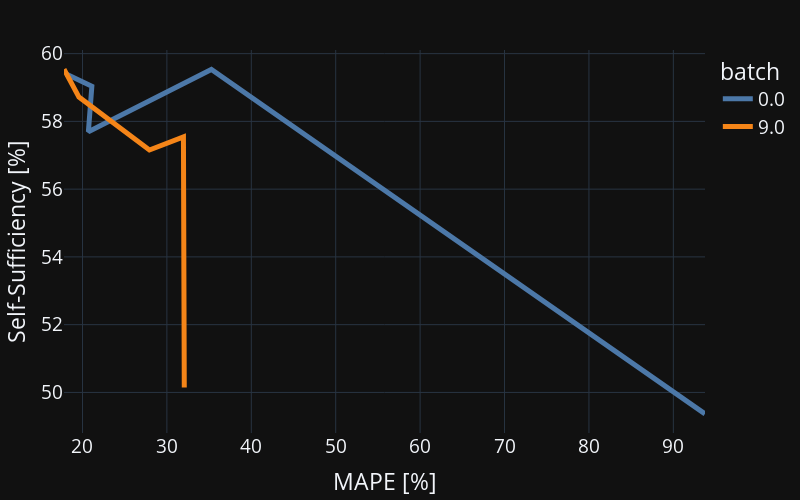

The notebook cell this image was saved under:
### Code cell
# Draw relation between value and quality
fig = px.line(metrics, x='MAPE_%', y='ssuff_%', line_group='batch', color='batch')
#fig.data[0].update({'name': '0AM-12PM', 'showlegend': True})
#trace = px.line(metrics, x='MAPE_9a8p_%', y='ssuff_%').data[0]
#trace.update({'name': '9AM-8PM',
#              'showlegend': True,
#              'line': {'color': '#d62728'}})
#fig.add_trace(trace)
fig.update_layout(
    layout,
    height=500,
    width=800,
    showlegend=True,
    yaxis={'title': 'Self-Sufficiency [%]'})
fig.update_xaxes({'title': 'MAPE [%]'})
fig.update_traces({'line': {'width' : 5}})
fig.show()

### Figure 1 — Plotly figure (JSON) as saved in the notebook; plotly's stock layout.template omitted (floating-point values rounded to 4 significant figures)
{"data": [{"hovertemplate": "batch=0.0<br>MAPE_%=%{x}<br>ssuff_%=%{y}<extra></extra>", "legendgroup": "0.0", "line": {"color": "#4C78A8", "dash": "solid", "width": 5}, "mode": "lines", "name": "0.0", "orientation": "v", "showlegend": true, "type": "scatter", "x": [93.75, 35.27, 20.7, 21.11, 18.06], "xaxis": "x", "y": [49.37, 59.53, 57.69, 59.04, 59.4], "yaxis": "y"}, {"hovertemplate": "batch=9.0<br>MAPE_%=%{x}<br>ssuff_%=%{y}<extra></extra>", "legendgroup": "9.0", "line": {"color": "#F58518", "dash": "solid", "width": 5}, "mode": "lines", "name": "9.0", "orientation": "v", "showlegend": true, "type": "scatter", "x": [32.06, 31.96, 27.93, 19.58, 17.81], "xaxis": "x", "y": [50.14, 57.54, 57.16, 58.72, 59.54], "yaxis": "y"}], "layout": {"font": {"size": 19}, "height": 500, "legend": {"title": {"text": "batch"}, "tracegroupgap": 0}, "margin": {"b": 10, "l": 20, "r": 50, "t": 50}, "showlegend": true, "width": 800, "xaxis": {"anchor": "y", "autorange": true, "domain": [0, 1], "range": [17.81, 93.75], "title": {"text": "MAPE [%]"}, "type": "linear", "zerolinecolor": "white", "zerolinewidth": 2}, "yaxis": {"anchor": "x", "autorange": true, "domain": [0, 1], "range": [48.8, 60.11], "title": {"text": "Self-Sufficiency [%]"}, "type": "linear", "zerolinecolor": "white", "zerolinewidth": 2}}}
